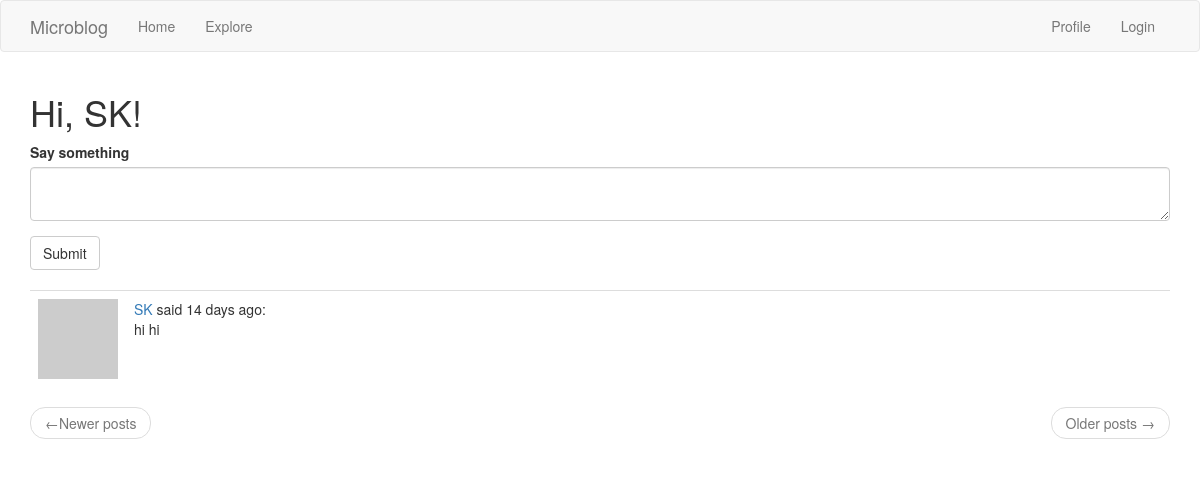
Page /index (signed in) on the earlier database version.
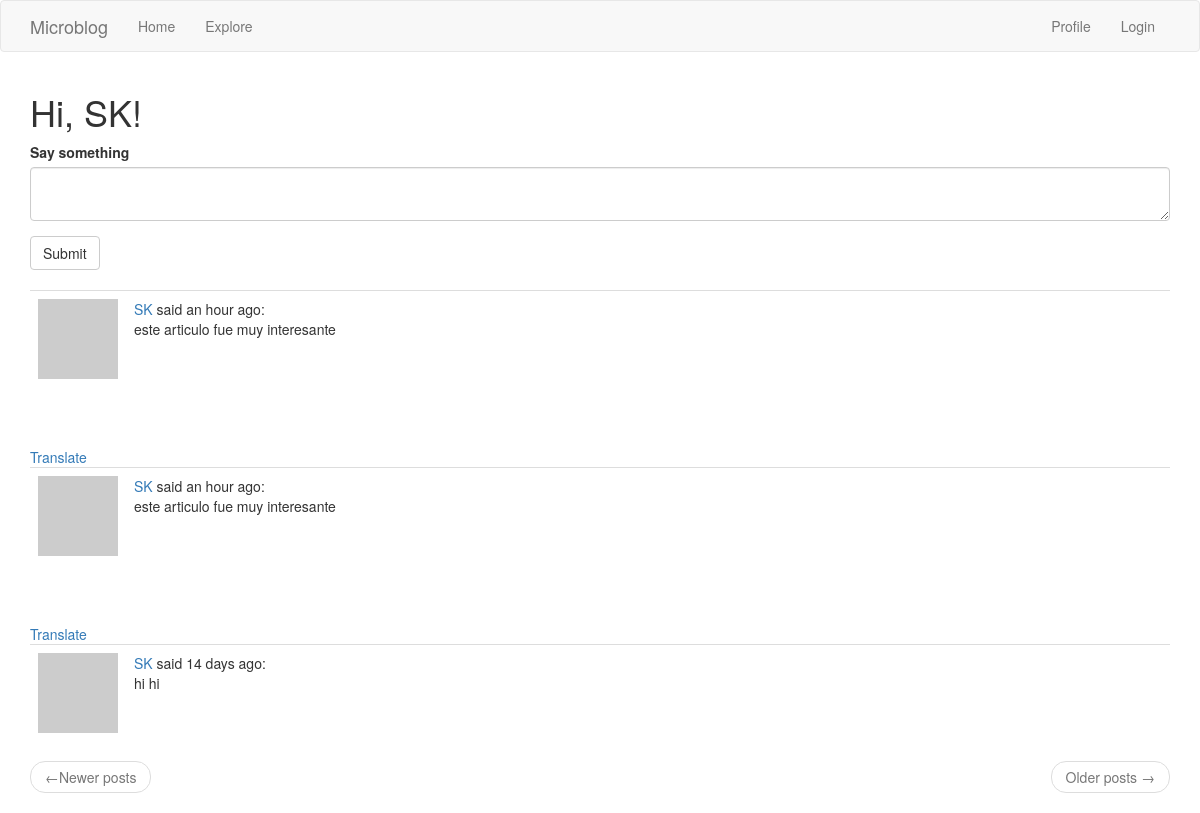
Same page on the later database version.
### app/models.py (models this page shows, shortened)
class User(UserMixin, db.Model):
    id = db.Column(db.Integer, primary_key=True)
    username = db.Column(db.String(64), index=True, unique=True)
    email = db.Column(db.String(120), index=True, unique=True)
    password_hash = db.Column(db.String(128))
    posts = db.relationship('Post',backref='author', lazy='dynamic')
    about_me = db.Column(db.String(140))
    last_seen = db.Column(db.DateTime, default=datetime.utcnow)
    followed = db.relationship(
        'User', secondary=followers,
        primaryjoin=(followers.c.follower_id == id),
        secondaryjoin=(followers.c.followed_id == id),
        backref=db.backref('followers', lazy='dynamic'), lazy='dynamic')
    def avatar(self, size):
        digest = md5(self.email.lower().encode('utf-8')).hexdigest()
        return 'https://www.gravatar.com/avatar/{}?d=identicon&s={}'.format(digest, size)
    def followed_posts(self):
        followed = Post.query.join(
            followers, (followers.c.followed_id == Post.user_id)).filter(
                followers.c.follower_id == self.id)
        own = Post.query.filter_by(user_id=self.id)
        return followed.union(own).order_by(Post.timestamp.desc())

class Post(db.Model):
    id = db.Column(db.Integer, primary_key=True)
    body = db.Column(db.String(140))
    timestamp = db.Column(db.DateTime, index=True, default=datetime.utcnow)
    user_id = db.Column(db.Integer, db.ForeignKey('user.id'))
    language = db.Column(db.String(5))

### app/routes.py (the view, shortened to what this page needs)
@app.route('/', methods=['GET', 'POST'])
@app.route('/index', methods=['GET', 'POST'])
@login_required
def index():
    form = PostForm()
    page = request.args.get('page',1,type=int)
    posts = current_user.followed_posts().paginate(page,app.config['POSTS_PER_PAGE'],False)
    next_url = url_for('index',page=posts.next_num) if posts.has_next else None
    prev_url = url_for('index', page=posts.prev_num) if posts.has_prev else None
    return render_template('index.html',title='Home',form=form, posts=posts.items, next_url=next_url,prev_url=prev_url)

### app/forms.py
class PostForm(FlaskForm):
    post = TextAreaField('Say something', validators=[DataRequired(), Length(min=1,max=140)])
    submit = SubmitField('Submit')

### app/models.py (called while the page is built)
@login.user_loader
def load_user(id):
    return User.query.get(int(id))

### app/routes.py (called while the page is built)
@app.before_request
def before_request():
    if current_user.is_authenticated:
        current_user.last_seen = datetime.utcnow()
        db.session.commit()

### app/templates/index.html
{% extends "base.html" %}
{% import 'bootstrap/wtf.html' as wtf %}
{% block app_content %}
    <h1> Hi, {{ current_user.username }}!</h1>
    {% if form %}
    {{ wtf.quick_form(form) }}
    <br>
    {% endif %}
    {% for post in posts %}
        {% include '_post.html' %}
    {% endfor %}
    <nav aria-label="...">
        <ul class="pager">
            <li class="previous{% if not prev_url %} disabled{% endif %}">
                <a href="{{ prev_url or '#' }}">
                    <span aria-hidden="true">&larr;</span>Newer posts
                </a>
            </li>
            <li class="next{% if not next_url %} disabled{% endif %}">
                <a href="{{ next_url or '#' }}">
                    Older posts <span aria-hidden="true">&rarr;</span>
                </a>
            </li>
        </ul>
    </nav>
{% endblock %}

### app/templates/base.html (shortened to what this page needs)
{% extends 'bootstrap/base.html' %}
{% block navbar %}
    <nav class="navbar navbar-default">
        <div class="container">
            <div class="navbar-header">
                <a class="navbar-brand" href="{{url_for('index') }}">Microblog</a>
            </div>
            <div class="collapse navbar-collapse" id="bs-example-navbar-collapse-1">
                <u1 class="nav navbar-nav">
                    <li><a href="{{url_for('index') }}">Home</a></li>
                    <li><a href="{{url_for('explore') }}">Explore</a></li>
                </u1>
                <ul class="nav navbar-nav navbar-right">
                    {% if current_user.is_anonymous %}
                    <li><a href="{{url_for('login') }}">Login</a></li>
                    {% else %}
                    <li><a href="{{url_for('user', username=current_user.username) }}">Profile</a></li>
                    <li><a href="{{url_for('logout') }}">Login</a></li>
                    {% endif %}
                </ul>
            </div>
        </div>
    </nav>
    {% endblock %}
    {% block content %}
        <div class="container">
            {% block app_content %}{% endblock %}
        </div>
    {% endblock %}

### app/templates/_post.html
<table class="table table-hover">
    <tr>
        <td width="70px">
            <a href="{{ url_for('user', username=post.author.username) }}">
                <img src ="{{ post.author.avatar(70) }}" />
            </a>
        </td>
        <td>
            <a href="{{ url_for('user', username=post.author.username) }}">
                {{ post.author.username }}
            </a>
            said {{ moment(post.timestamp).fromNow() }}: <br>
            <span id = "post{{ post.id }}">{{ post.body }}</span>
        </td>
    </tr>
</table>
{% if post.language %}
<br><br>
<span id= "translation{{ post.id }}">
<a href="javascript:translate(
    '#post{{ post.id }}',
    '#translation{{ post.id }}',
    '{{ post.language }}');">{{ 'Translate' }}</a>
</span>
{% endif %}

Differences in the rows shown:
added Post: author.username "SK", timestamp "an hour ago", body "este articulo fue muy interesante", value "Translate"
added Post: author.username "SK", timestamp "an hour ago", body "este articulo fue muy interesante", value "Translate"
